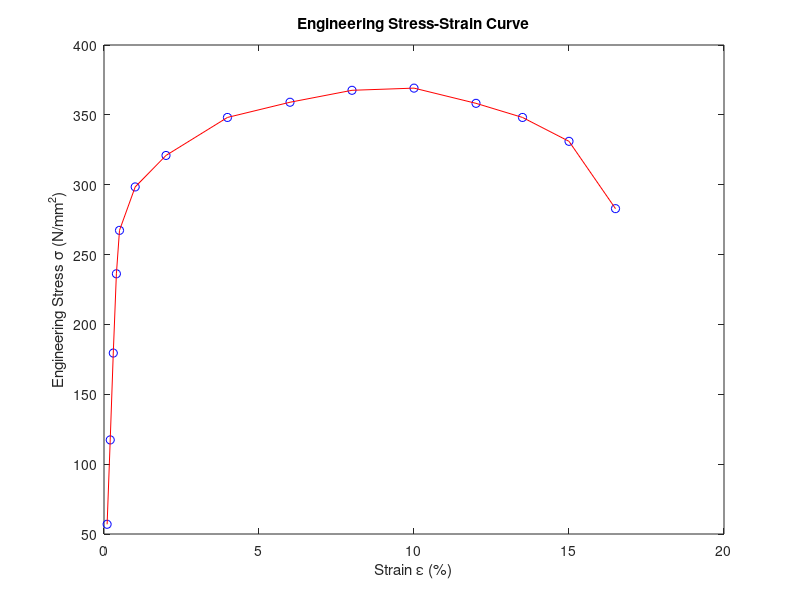
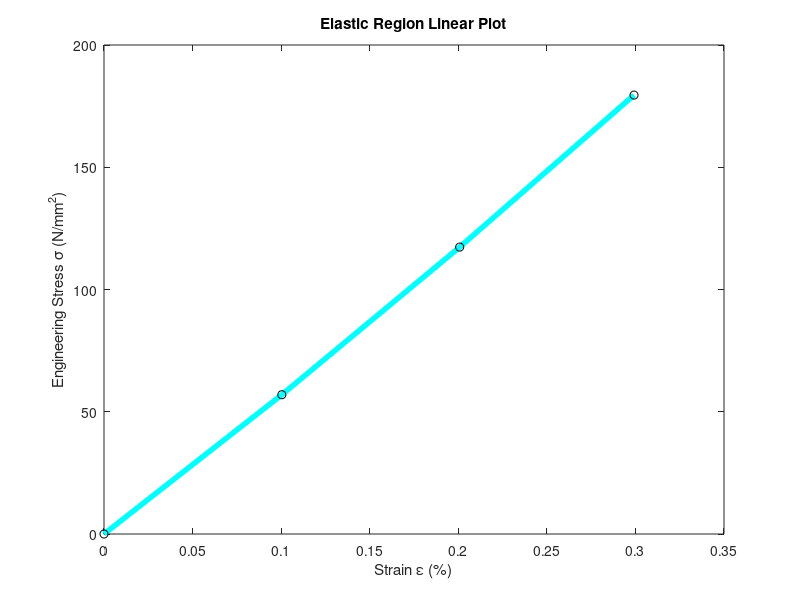

Recreate these plots in MATLAB, in order.
%% Lewis Gross NE 423 HW 4
clear; clc;

% Question 2

% gauge length in mm
l_0 = 50.8;
% diameter in mm
d = 12.8;
% area in mm squared
A_0 = pi*d^2/4;

loads = [7330 ,15100 ,23100 , 30400 , 34400 , 38400 ,41300 ,44800 , 46200 , ...
          47300 ,47500 , 46100 , 44800 , 42600 , 36400 ];
      
engr_stress = loads / A_0; % N/mm^2, nicely 1 N/mm^2 is 1 MPa
 
% lengths at each point applied load
lengths = [ 50.851, 50.902, 50.952, 51.003 , 51.054 , 51.311 , 51.816 , ...
            52.823 , 53.848 , 54.864 , 55.880 , 56.896 , 57.658 , ...
            58.420 , 59.182 ];
% change in length with applied load
u = lengths - l_0*ones(1,length(lengths));
percent_u = 100* u / l_0;
figure(1);plot(percent_u,engr_stress,'bo',percent_u,engr_stress,'r')
xlabel('Strain \epsilon (%)')
ylabel('Engineering Stress \sigma (N/mm^2)')
title('Engineering Stress-Strain Curve')

% extract elastic region, from inspection, the last fourth point deviattes
% from the line, so we take the first three points to be the elastic region
% and do a linear regression on them and (0,0) 
percent_u_elastic = [0,percent_u(1,1:3)];
engr_stress_elastic = [0, engr_stress(1,1:3)];
figure(2);h=plot(percent_u_elastic,engr_stress_elastic,'c',percent_u_elastic,engr_stress_elastic,'ko');
set(h(1),'linewidth',4) ;
xlabel('Strain \epsilon (%)')
ylabel('Engineering Stress \sigma (N/mm^2)')
title('Elastic Region Linear Plot')

% regression of elastic region to find the modulus of elasticity
% coeffs(1) = slope = modulus of elasticity
coeffs = polyfit(percent_u_elastic,engr_stress_elastic,1);
disp(['The modulus of elasticity is the slope of the elastic region points and is ', ...
       num2str(coeffs(1))])
   
% evaluate that fit a strain offset of 0.2 percent
ys_at_offset = polyval(coeffs, 0.2);
disp(['The yield strength at 0.2 percent offset is ',num2str(ys_at_offset)])

% find the UTS
sig_UTS = max (engr_stress);
disp(['The ultimate tensil strength is ',num2str(sig_UTS)])
